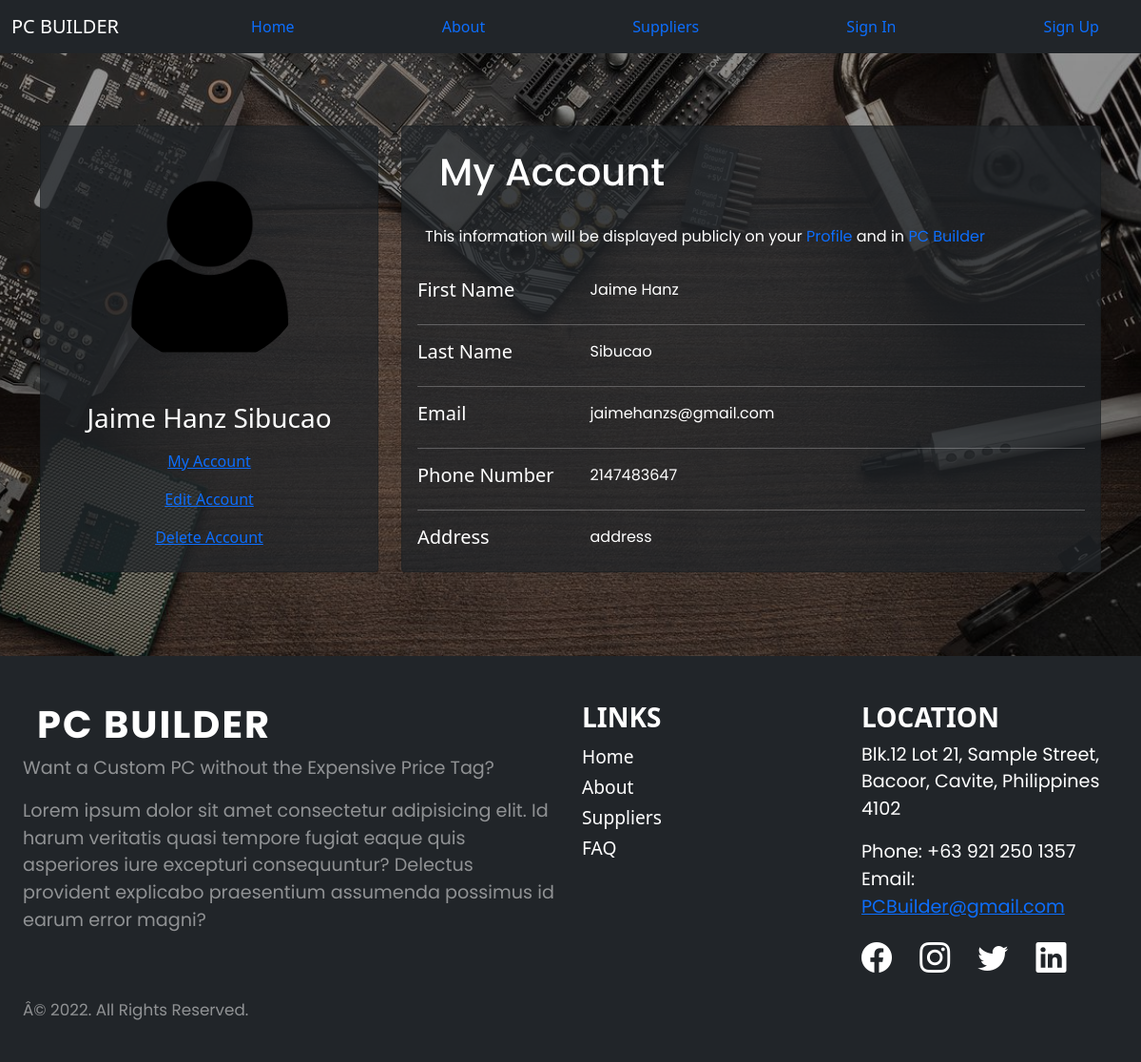
Before: /index.php/admin/viewUser with the older database file.
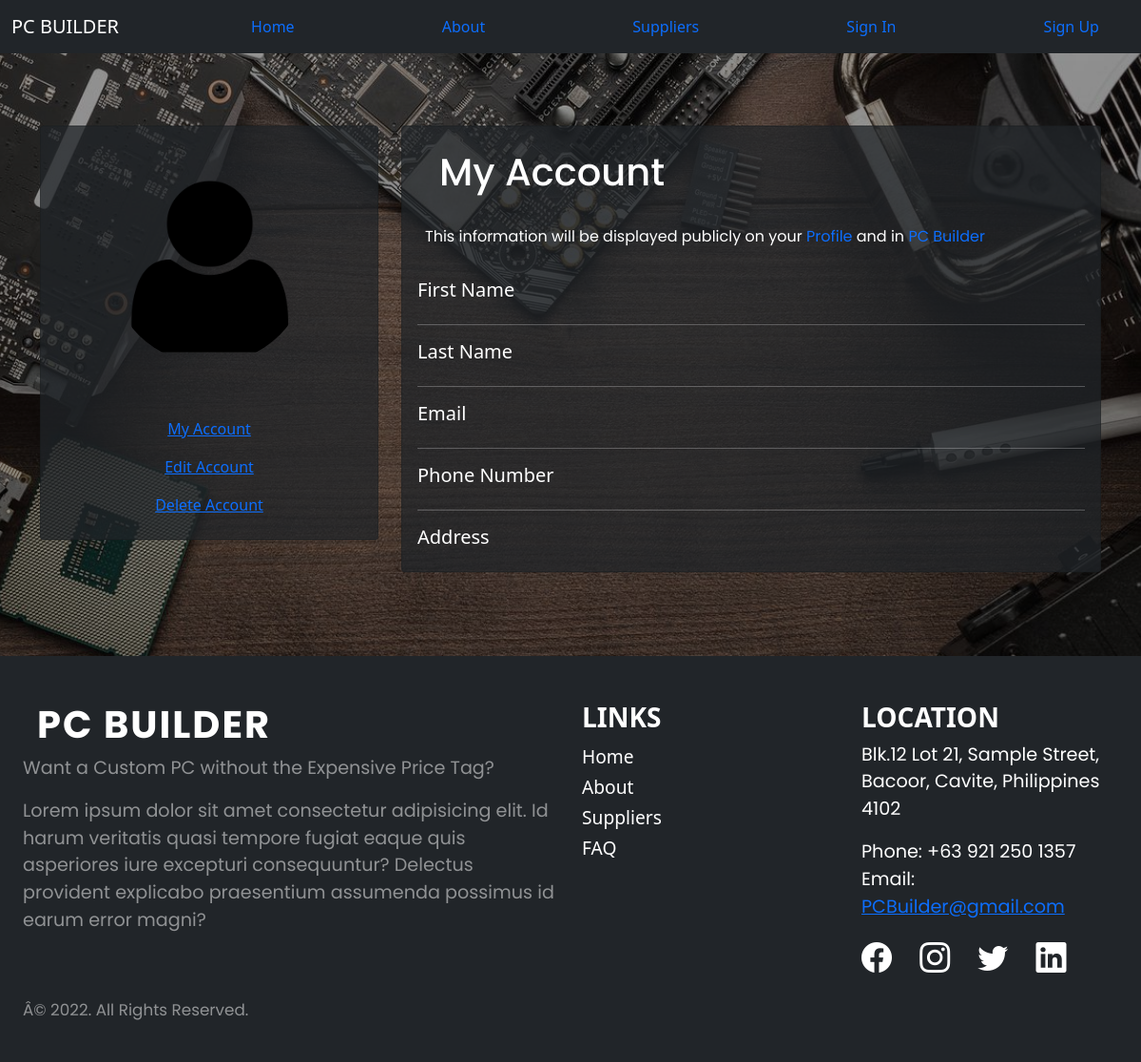
After: the same page with the newer database file.
### tables this page shows
CREATE TABLE `users` (
  `usersId` int(11) NOT NULL,
  `firstName` varchar(256) NOT NULL,
  `usersEmail` varchar(128) NOT NULL,
  `usersUid` varchar(128) NOT NULL,
  `usersPwd` varchar(128) NOT NULL,
  `phone` int(64) NOT NULL,
  `address` varchar(512) NOT NULL DEFAULT 'n/a',
  `usertype` enum('Buyer','Seller','Buyer/Seller') NOT NULL,
  `lastName` varchar(256) NOT NULL,
  `stat` enum('Active','Inactive') DEFAULT NULL,
  `pwdRepeat` varchar(256) NOT NULL,
  `terms` enum('Agree') NOT NULL,
  `file_name` varchar(256) NOT NULL
);

### application/controllers/Admin.php (called while the page is built, shortened)
<?php
class Admin extends CI_Controller
{
    public function viewUser(){
        $this->load->model('user_model');
        $user = $this->user_model->getUsers($_SESSION['usersId']);
        $output['user'] = $user[0];
        $this->load->view('front/viewUser', $output);
    }
}

### index.php (called while the page is built, shortened)
<?php
require_once BASEPATH.'core/CodeIgniter.php';

### application/models/User_model.php (called while the page is built, shortened)
<?php
class User_model extends CI_Model {
    private $table = "users";
    public function getUsers($usersId = null){
        $query = $this->db->get($this->table);
        return $query->result_array();
    }
}

### application/views/front/viewUser.php (the view, shortened to what this page needs)
<div class="container">
    <div class="row my-5 py-4">
        <div class="col-md-4 mt-1">
            <div class="card text-center sidebar bg-dark bg-opacity-75">
                <div class="card-body">
                    <img src="<?php echo base_url().'public/uploads/anon.png';?>" alt="Temporary Picture" class="rounded-circle my-4" width="210">
                    <div class="mt-3 row leftbox">
                        <h3 class="col-12"><?php echo $user['firstName'] ?> <?php echo $user['lastName'] ?></h3>
                        <a href="<?php echo base_url()."users/viewUser"?>" class="col-12 p-2">My Account</a>
                        <a href="<?php echo base_url()."users/updateUser"?>" class="col-12 p-2">Edit Account</a>
                        <a href="<?php echo base_url()."users/deleteUser"?>" class="col-12 p-2">Delete Account</a>
                    </div>
                </div>
            </div>
        </div>
        <div class="col-md-8 mt-1">
            <div class="card mb-3 content bg-dark bg-opacity-75">
                <h1 class="p-4">My Account</h1>
                <p class="px-4">This information will be displayed publicly on your <a href="<?php echo base_url()."users/viewUser"?>" class="text-decoration-none">Profile</a> and in <a href="<?php echo base_url()."home"?>" class="text-decoration-none">PC Builder</a></p>
                <div class="card-body">
                    <div class="row">
                        <div class="col-md 3">
                            <h5>First Name</h5>
                        </div>
                        <div class="col-md-9">
                            <p class="p-0 m-0"><?php echo $user['firstName'] ?></p>
                        </div>
                    </div>
                    <hr>
                    <div class="row">
                        <div class="col-md 3">
                            <h5>Last Name</h5>
                        </div>
                        <div class="col-md-9">
                            <p class="p-0 m-0"><?php echo $user['lastName'] ?></p>
                        </div>
                    </div>
                    <hr>
                    <div class="row">
                        <div class="col-md 3">
                            <h5>Email</h5>
                        </div>
                        <div class="col-md-9">
                            <p class="p-0 m-0"><?php echo $user['usersEmail'] ?></p>
                        </div>
                    </div>
                    <hr>
                    <div class="row">
                        <div class="col-md 3">
                            <h5>Phone Number</h5>
                        </div>
                        <div class="col-md-9">
                            <p class="p-0 m-0"><?php echo $user['phone'] ?></p>
                        </div>
                    </div>
                    <hr>
                    <div class="row">
                        <div class="col-md 3">
                            <h5>Address</h5>
                        </div>
                        <div class="col-md-9">
                            <p class="p-0 m-0"><?php echo $user['address'] ?></p>
                        </div>
                    </div>
                </div>
            </div>
        </div>
    </div>
</div>

Changed rows visible on the page:
removed users: firstName "Jaime Hanz", lastName "Sibucao", usersEmail "jaimehanzs@gmail.com", phone "2147483647", address "address"
